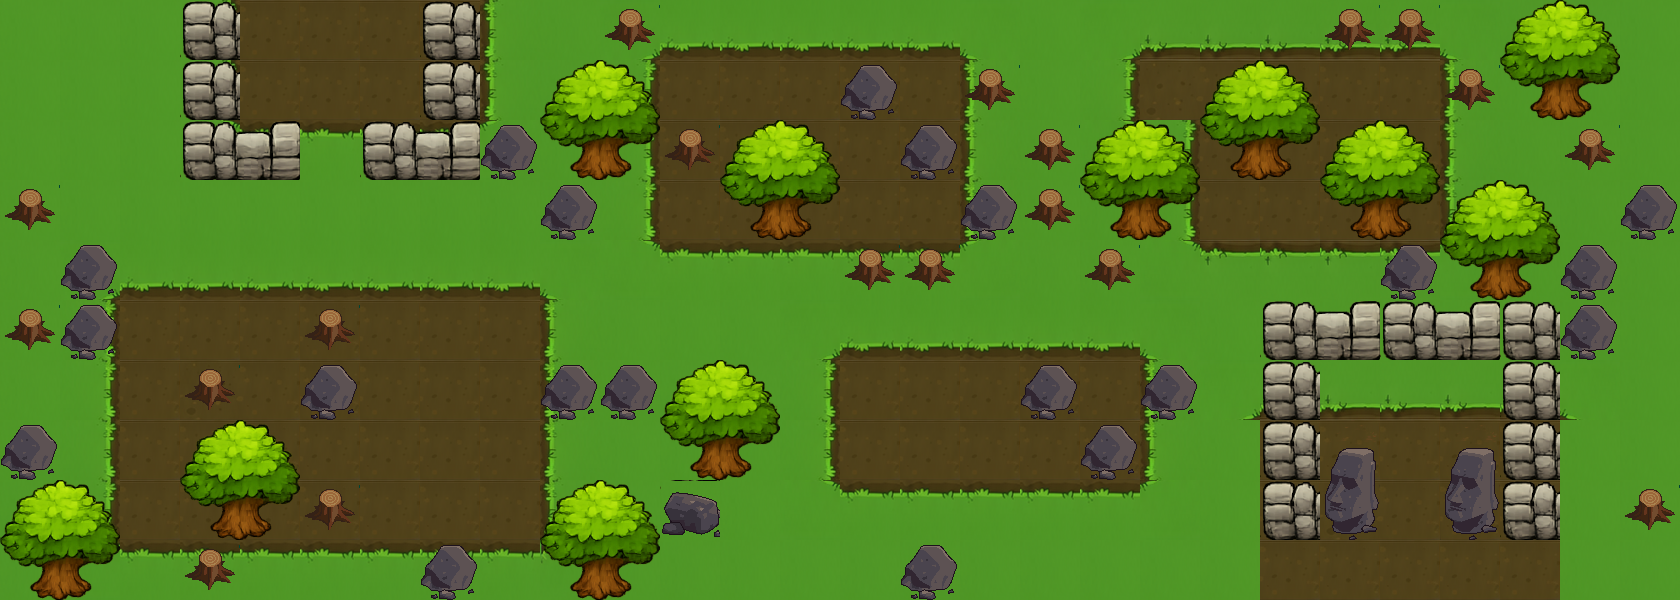

A 2D game scene composited from a Tiled map and its tileset images. What follows is a short description and the map's XML, with every tile layer's data as written:
An orthogonal 28x10 tile map with 60x60 px tiles, 2 tile layers (fondo, obstaculos), 3 tilesets and 7 objects (2x teleporte, puerta_llave, portal, llave, puerta_placa, ...).

<map version="1.10" tiledversion="1.12.2" orientation="orthogonal" renderorder="right-down" width="28" height="10" tilewidth="60" tileheight="60" infinite="0" nextlayerid="4" nextobjectid="8">
 <tileset firstgid="1" source="fondo1.tsx" />
 <tileset firstgid="51" source="obstaculos1.tsx" />
 <tileset firstgid="115" source="obstaculos.tsx" />
 <layer id="1" name="fondo" width="28" height="10">
  <data encoding="csv">
12,12,12,2147483659,6,6,6,6,11,12,1073741866,22,22,22,22,22,3221225514,12,1073741866,1073741826,1073741826,1073741826,1073741826,1073741826,3221225514,12,12,12,
12,12,12,2147483659,6,6,6,6,11,12,2147483659,6,6,6,6,6,11,12,2147483659,5,6,6,6,6,11,12,12,12,
12,12,12,42,1073741846,1073741846,1073741846,1073741846,2147483690,12,2147483659,6,6,6,6,6,11,12,42,2147483659,6,6,6,6,11,12,12,12,
12,12,12,12,12,12,12,12,12,12,2147483659,6,6,6,6,6,11,12,12,2147483659,6,6,6,6,11,12,12,12,
12,1073741866,22,22,22,22,22,22,22,3221225514,42,1073741846,1073741846,1073741846,1073741846,1073741846,2147483690,12,12,42,2,2,2,2,2147483690,12,12,12,
12,2147483659,6,6,6,6,6,6,6,11,12,12,12,1073741866,22,22,22,22,22,3221225514,12,12,12,12,12,12,12,12,
12,2147483659,6,5,6,6,6,6,6,11,12,12,12,2147483659,6,6,6,6,6,11,1073741866,1073741826,1073741826,1073741826,1073741826,1073741826,3221225514,12,
12,2147483659,6,6,6,6,6,6,6,11,12,12,12,2147483659,6,6,6,6,6,11,12,6,6,6,6,6,12,12,
12,2147483659,6,6,6,6,6,6,6,11,12,12,12,42,1073741846,1073741846,1073741846,1073741846,1073741846,2147483690,12,6,5,6,6,6,12,12,
12,42,1073741846,1073741846,1073741846,1073741846,1073741846,1073741846,1073741846,27,12,12,12,12,12,12,12,12,12,12,12,6,6,6,6,6,12,12
</data>
 </layer>
 <layer id="2" name="obstaculos" width="28" height="10">
  <data encoding="csv">
0,0,0,101,0,0,0,101,0,0,115,0,0,0,0,0,0,0,0,0,0,0,115,115,0,99,100,0,
0,0,0,101,0,0,0,101,0,99,100,0,0,0,120,0,115,0,0,0,99,100,0,0,115,107,108,0,
0,0,0,101,102,0,101,102,120,107,108,115,99,100,0,120,0,115,99,100,107,108,99,100,0,0,115,0,
115,0,0,0,0,0,0,0,0,120,0,0,107,108,0,0,120,115,107,108,0,0,107,108,99,100,0,120,
0,120,0,0,0,0,0,0,0,0,0,0,0,0,115,115,0,0,115,0,0,0,0,120,107,108,120,0,
115,120,0,0,0,115,0,0,0,0,0,0,0,0,0,0,0,0,0,0,0,101,102,101,102,101,120,0,
0,0,0,115,0,120,0,0,0,120,120,99,100,0,0,0,0,120,0,120,0,101,0,0,0,101,0,0,
120,0,0,99,100,0,0,0,0,0,0,107,108,0,0,0,0,0,120,0,0,101,119,0,119,101,0,0,
99,100,0,107,108,115,0,0,0,99,100,109,0,0,0,0,0,0,0,0,0,101,118,0,118,101,0,115,
107,108,0,115,0,0,0,120,0,107,108,0,0,0,0,120,0,0,0,0,0,0,0,0,0,0,0,0
</data>
 </layer>
 <objectgroup id="3" name="objetos">
  <object id="1" name="puerta_llave" x="1409.33" y="506.667">
   <point />
  </object>
  <object id="2" name="portal" x="1405.33" y="390.667">
   <point />
  </object>
  <object id="3" name="teleporte" x="389.333" y="30.6667">
   <properties>
    <property name="id_teleporte" type="int" value="1" />
   </properties>
   <point />
  </object>
  <object id="4" name="llave" x="333.333" y="36">
   <point />
  </object>
  <object id="5" name="puerta_placa" x="328" y="156">
   <properties>
    <property name="id_puerta" type="int" value="1" />
   </properties>
   <point />
  </object>
  <object id="6" name="placa" x="388" y="510.667">
   <properties>
    <property name="id_puerta" type="int" value="1" />
   </properties>
   <point />
  </object>
  <object id="7" name="teleporte" x="1649.33" y="280">
   <properties>
    <property name="id_teleporte" type="int" value="1" />
   </properties>
   <point />
  </object>
 </objectgroup>
</map>
